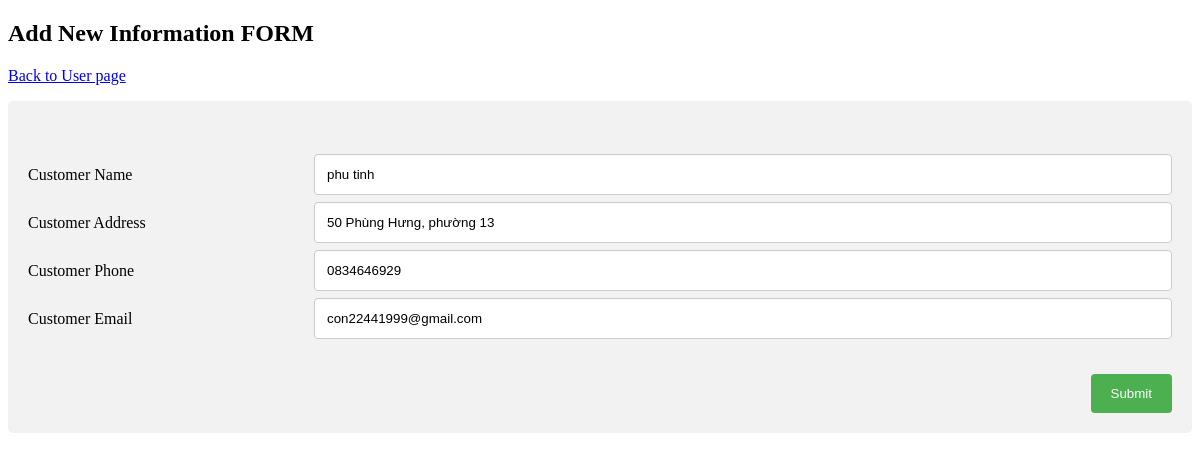
The page /userinfo.php?id=2 on the database its author committed.
### tables this page shows
CREATE TABLE `customer` (
  `CustomerID` int(11) NOT NULL,
  `CustomerName` varchar(50) NOT NULL,
  `CustomerAddress` varchar(50) NOT NULL,
  `CustomerPhone` varchar(50) NOT NULL,
  `CustomerEmail` varchar(50) NOT NULL,
  `AccountID` int(11) NOT NULL
);

### userinfo.php (the view, shortened to what this page needs)
<?php
$conn = connectDB();
?>
<!DOCTYPE html>
<html>
<head>
</head>
<body>
<?php
$id = "";
if (isset($_GET['id'])) {
    $id = $_GET['id'];
}
$CustomerName="";
$CustomerAddress="";
$CustomerPhone="";
$CustomerEmail="";
if ($id !="") {
    $sql = "select * from customer where AccountID = $id";
    $result = mysqli_query($conn, $sql);
    while($row = mysqli_fetch_assoc($result)) {
        $CustomerName = $row['CustomerName'];
        $CustomerAddress = $row['CustomerAddress'];
        $CustomerPhone = $row['CustomerPhone'];
        $CustomerEmail = $row['CustomerEmail'];
    }
}
?>
<h2>Add New Information FORM</h2>
<p><a href="ManageOrderCus.php">Back to User page</a></p>
<div class="container">
  <form action="insert.php" method="POST">
  <div class="row">
    <div class="col-25">
    </div>
  </div>
  <div class="row">
    <div class="col-25">
      <label for="fname">Customer Name</label>
    </div>
    <div class="col-75">
      <input type="text" id="fname" name="fname" value="<?php echo $CustomerName?>" placeholder="Customer name..">
    </div>
  </div>
  <div class="row">
    <div class="col-25">
      <label for="fad">Customer Address</label>
    </div>
    <div class="col-75">
      <input type="text" id="fad" name="fad" value="<?php echo $CustomerAddress?>" placeholder="Customer Address..">
    </div>
  </div>
  <div class="row">
    <div class="col-25">
      <label for="fphone">Customer Phone</label>
    </div>
    <div class="col-75">
      <input type="text" id="fphone" name="fphone" value="<?php echo $CustomerPhone?>" placeholder="Customer Phone..">
    </div>
  </div>
  <div class="row">
    <div class="col-25">
      <label for="femail">Customer Email</label>
    </div>
    <div class="col-75">
      <input type="text" id="femail" name="femail" value="<?php echo $CustomerEmail?>" placeholder="Customer Email..">
    </div>
  </div>
  <div class="row">
    <div class="col-25">
      <label for="AccountID"></label>
    </div>
  </div>
  <div class="row">
    <input type="submit" value="Submit" />
  </div>
  </form>
</div>
</body>
</html>

### userinfo.php (style rules this page uses)
* { box-sizing: border-box; }
input[type=text], select, textarea { width: 100%; padding: 12px; border: 1px solid #ccc; border-radius: 4px; resize: vertical; }
label { padding: 12px 12px 12px 0; display: inline-block; }
input[type=submit] { background-color: #4CAF50; color: white; padding: 12px 20px; border: none; border-radius: 4px; cursor: pointer; float: right; }
.container { border-radius: 5px; background-color: #f2f2f2; padding: 20px; }
.col-25 { float: left; width: 25%; margin-top: 6px; }
.col-75 { float: left; width: 75%; margin-top: 6px; }
.row:after { content: ""; display: table; clear: both; }

### rows shown on the page
customer: fname "phu tinh", fad "50 Phùng Hưng, phường 13", fphone "0834646929", femail "con22441999@gmail.com"
